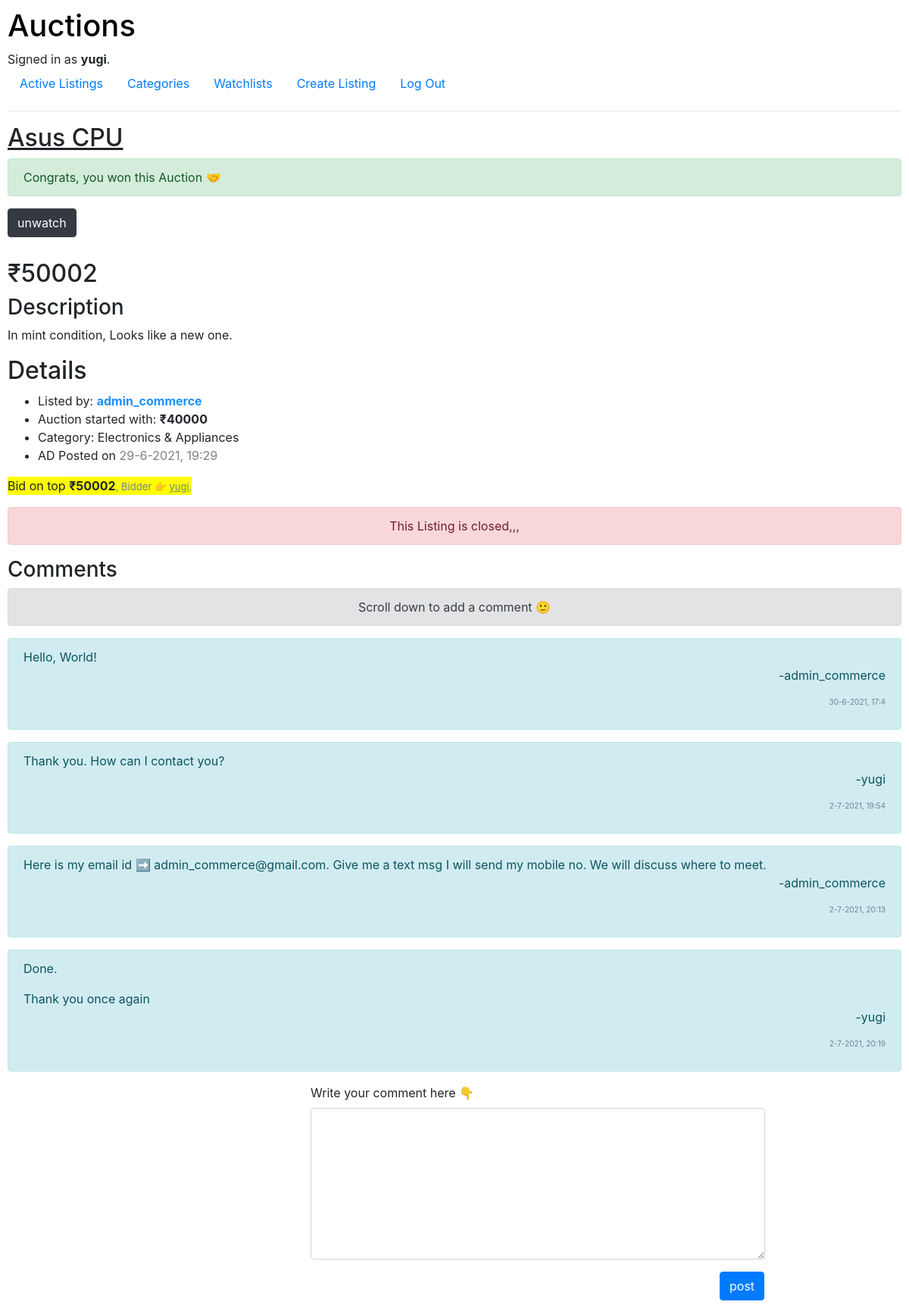
/listing/4 (signed in), run on the app's committed database.
### auctions/models.py (models this page shows, shortened)
class User(AbstractUser): # AbstractUser is not an abstract class, it has fields implemented for username, password ....
    watchlist = models.ManyToManyField("Listing", blank = True, related_name = "watch")
    def __str__(self):
        return f"{self.username}"

class Listing(models.Model):
    ad_title = models.CharField(max_length = 54)
    description = models.CharField(max_length = 155)
    img_url = models.CharField(max_length = 2000)
    category = models.CharField(max_length = 30, blank = True)
    price = models.IntegerField()
    time = models.CharField(max_length = 20)
    user = models.ForeignKey(User, on_delete = models.CASCADE, related_name = "listing")
    flag = models.BooleanField(default=True)

class Comment(models.Model):
    text = models.CharField(max_length = 500)
    user = models.ForeignKey(User, on_delete = models.CASCADE)
    listing = models.ForeignKey(Listing, on_delete = models.CASCADE, related_name = "comment")
    time = models.CharField(max_length = 20)

### auctions/views.py (the view, shortened to what this page needs)
# urls.py: path("listing/<int:id>", views.listing, name="listing"),
def listing(request, id):
    try:
        temp1 = Listing.objects.get(id=id) # The variable declared inside if, for and try can be accessed outside of the respective blocks
    except Exception:
        raise Http404("The Requested AD is removed from our server...")  #Executed when the get() finds nothing, or more than one thing
    if request.user.is_authenticated:
        temp2 = request.user.watchlist.all()
    else:
        temp2 = []
    temp3 = temp1.comment.all()
    temp4 = temp1.bid.all()
    temp5 = []; [temp5.append(x.quote) for x in temp4]
    max_bid = temp1.price
    bidder = "None"
    if len(temp5)>0:
        max_bid=max(temp5)
    if max_bid != temp1.price:
        try:
            bidder = temp4.get(quote = max_bid).user
        except Exception:
            return HttpResponseRedirect(reverse("listing",args = (id,) ) )
    return render(request, "auctions/listing.html",{
        "ad":temp1,
        "watch":temp2,
        "comments":temp3,
        "max_bid" : max_bid,
        "bidder":bidder
    })

### auctions/templates/auctions/listing.html (shortened to what this page needs)
{% extends "auctions/layout.html" %}
{% block body %}
    <h2><u>{{ad.ad_title}}</u></h2>
    {% if bidder == user and not ad.flag %}
    <div class="alert alert-success" role="alert">
        Congrats, you won this Auction 🤝
      </div>
    {% endif %}
    <div>
        <form action="{% url 'list' ad.id %}" method="POST">
            {% if ad in watch %}
                <input class="btn btn-dark" type="submit" name="watch" value="unwatch">
            {% else %}
                <input class="btn btn-warning" type="submit" name="watch" value="watchlist">
            {% endif %}
        </form>
    </div>
    <div style="margin-top: 5px;">
    </div>
    <div>
        <div>
            <h2> ₹{{max_bid}}</h2>
        </div>
        <div>
            <h3>Description</h3>
            <p>{{ad.description}}</p>
        </div>
        <div>
            <h2>Details</h2>
            <ul>
                {% if ad.user == user %}
                    <li>Listed by: <span style="color:dodgerblue; font-weight: bold;">you</span></li>
                {% else %}
                    <li>Listed by: <span style="color:dodgerblue; font-weight: bold;">{{ad.user}}</span></li>
                {% endif %}
                    <li>Auction started with: <strong>₹{{ad.price}}</strong></li>
                {% if ad.category != "Nothing" %}
                    <li>Category: {{ad.category}}</li>
                {% endif %}
                <li>AD Posted on <span style="color:gray;">{{ad.time}}</span></li>
            </ul>
        </div>
    </div>
    <div style="background-color: yellow; width:fit-content;">
        <p>Bid on top <strong>₹{{max_bid}}</strong><span style="color:slategray; font-size:small;" >, Bidder 👉 <u>{{bidder}}</u>.</span></p>
    </div>
    {% if ad.user != user and not ad.flag %}
    <div style="text-align: center;" class="alert alert-danger" role="alert">
        This Listing is closed,,,
    </div>
    {% endif %}
    <div>
        <div> <h3>Comments</h3> </div>
        <div style="text-align: center;" class="alert alert-secondary" role="alert">
           Scroll down to add a comment 🙂
          </div>
        {% for x in comments %}
        <div class="alert alert-info" role="alert">
            {{x.text | safe }}
            <p style="text-align: right;">-{{x.user}}</p>
            <p style="color:slategray; text-align: right; font-size:x-small;">{{x.time}}</p>
        </div>
        {% empty %}
        <div class="alert alert-warning" role="alert">
            No comments so far...
        </div>
        {% endfor %}
    </div>
    <div style="margin-left: 400px;">
    <form action="{% url 'listing' ad.id %}" method="POST">
        <div class="mb-3" >
            <label for="TextareaLabel">Write your comment here 👇</label>
            <textarea style="width: 600px; height:200px;"class="form-control" id="TextareaLabel" name="comment" ></textarea>
          </div>
        <input style="margin-left: 540px;" class="btn btn-primary" type="submit" name="comment_submit" value="post">
    </form>
    </div>
{% endblock %}

### auctions/templates/auctions/layout.html (shortened to what this page needs)
{% load static %}
<!DOCTYPE html>
<html lang="en">
    <head>
        <link rel="stylesheet" href="https://stackpath.bootstrapcdn.com/bootstrap/4.4.1/css/bootstrap.min.css">
        <link href="{% static 'auctions/styles.css' %}" rel="stylesheet">
    </head>
    <body>
        <a style="color:black; padding:0;"  class="nav-link" href="{% url 'index' %}">
            <h1>Auctions</h1>
        </a>
        <div>
            {% if user.is_authenticated %}
                Signed in as <strong>{{ user.username }}</strong>.
            {% else %}
                Not signed in.
            {% endif %}
        </div>
        <ul class="nav">
            <li class="nav-item">
                <a class="nav-link" href="{% url 'index' %}">Active Listings</a>
            </li>
            <li class="nav-item">
                <a class="nav-link" href="{% url 'category' %}">Categories</a>
            </li>
            <li class="nav-item">
                <a class="nav-link" href="{% url 'watchlist' %}">Watchlists</a>
            </li>
            <li class="nav-item">
                <a class="nav-link" href="{% url 'create_listing' %}">Create Listing</a>
            </li>
            {% if user.is_authenticated %}
                <li class="nav-item">
                    <a class="nav-link" href="{% url 'logout' %}">Log Out</a>
                </li>
            {% endif %}
        </ul>
        <hr>
        {% block body %}
        {% endblock %}
    </body>
</html>

### auctions/static/auctions/styles.css (style rules this page uses)
body { padding: 10px; }

### data on the page
User: username "yugi"
Listing: ad_title "Asus CPU", description "In mint condition, Looks like a new one.", user "admin_commerce", price "40000", category "Electronics & Appliances", time "29-6-2021, 19:29"
Comment: text "Hello, World!", user "admin_commerce", time "30-6-2021, 17:4"
Comment: text "Thank you. How can I contact you?", user "yugi", time "2-7-2021, 19:54"
Comment: text "Here is my email id ➡ admin_commerce@gmail.com. Give me a text msg I will send my mobile no. We will discuss where to meet.", user "admin_commerce", time "2-7-2021, 20:13"
Comment: text "Done. Thank you once again", user "yugi", time "2-7-2021, 20:19"

### other printed values
{{ max_bid }} "50002"
